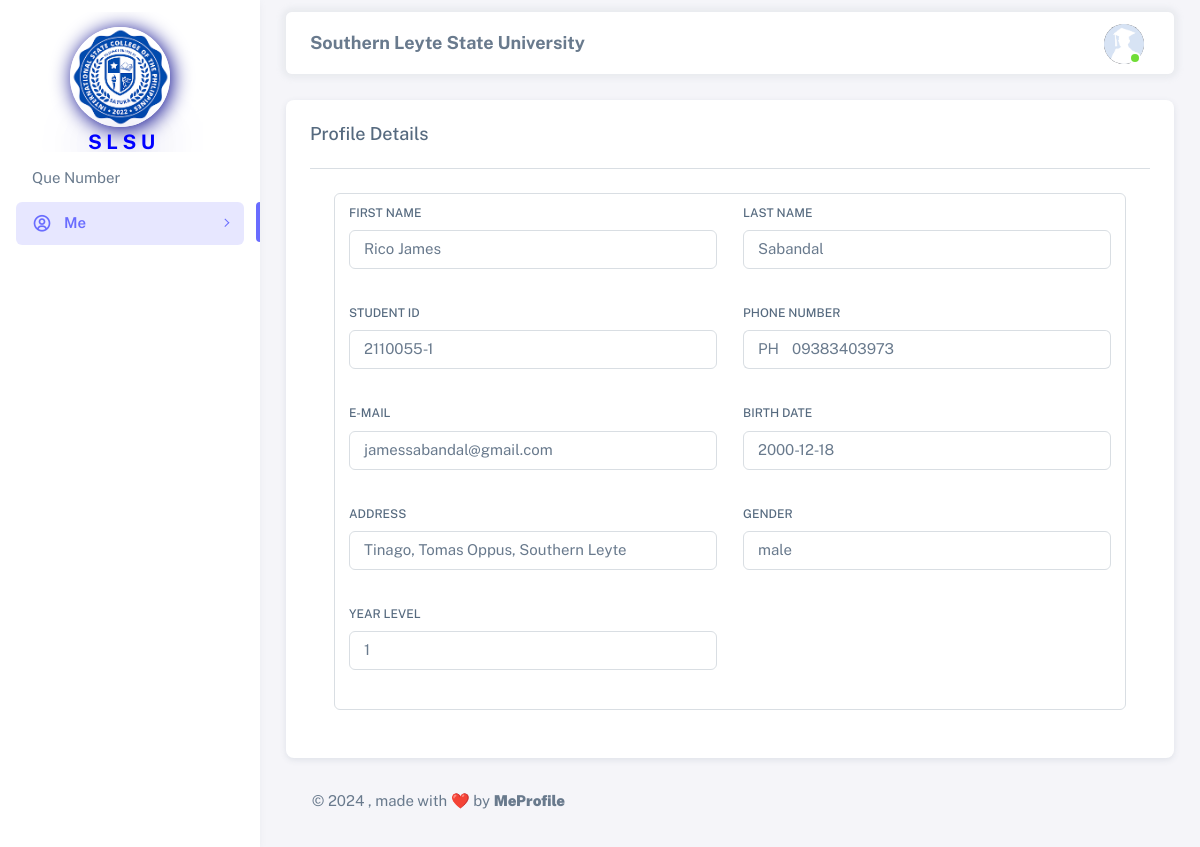
The app's page /html/student/student.php (signed in) with its own data.
### tables this page shows
CREATE TABLE `student_registration` (
  `student_id` int NOT NULL,
  `id` varchar(255) DEFAULT NULL,
  `firstname` varchar(255) DEFAULT NULL,
  `lastname` varchar(255) DEFAULT NULL,
  `address` varchar(255) DEFAULT NULL,
  `gender` varchar(255) DEFAULT NULL,
  `email` varchar(255) DEFAULT NULL,
  `birthday` date DEFAULT NULL,
  `phone` varchar(15) DEFAULT NULL,
  `yearid` int DEFAULT NULL,
  `subid` int DEFAULT NULL
);

### html/student/student.php (the view, shortened to what this page needs)
<?php
    require_once('../config.php');
    $student = $_SESSION['Login'];
    $sql = "SELECT * FROM student_registration WHERE student_id = '$student'";
    if ($result = mysqli_query($conn, $sql)) {
        while ($row = mysqli_fetch_assoc($result)) {
?>
<!DOCTYPE html>
<html
  lang="en"
  class="light-style layout-menu-fixed"
  dir="ltr"
  data-theme="theme-default"
  data-assets-path="../../assets/"
  data-template="vertical-menu-template-free"
>
  <head>
    <link rel="stylesheet" href="../../assets/vendor/fonts/boxicons.css" />
    <link rel="stylesheet" href="../../assets/vendor/css/core.css" class="template-customizer-core-css" />
    <link rel="stylesheet" href="../../assets/vendor/css/theme-default.css" class="template-customizer-theme-css" />
    <link rel="stylesheet" href="../../assets/css/demo.css" />
    <link rel="stylesheet" href="../../assets/vendor/libs/perfect-scrollbar/perfect-scrollbar.css" />
  </head>
  <body>
    <div class="layout-wrapper layout-content-navbar">
      <div class="layout-container">
        <aside id="layout-menu" class="layout-menu menu-vertical menu bg-menu-theme">
                <div class="app-brand demo" style=" padding: 70px;">
                    <div class="logo">
                        <img style="border-radius: 500px; box-shadow: 2px 2px 20px #00008b; margin-top: 30px; margin-bottom: 5px;" src="../../assets/img/avatars/logo.png" width="100" height="100" alt="">
                        <b>
                            <p style="font-size: 20px; color: blue; text-shadow: 2px 2px 50px #00008b; padding-left: 18px;">S L S U</p>
                        </b>
                    </div>
                </div>
                <ul class="menu-inner py-1">
                    <li class="menu-item">
                        <a href="request_que.php" class="menu-link">
                            <div data-i18n="Without menu">Que Number</div>
                        </a>
                    </li>
                    <li class="menu-item active">
                        <a href="javascript:void(0);" class="menu-link menu-toggle">
                            <i class="menu-icon tf-icons bx bx-user-circle"></i>
                            <div data-i18n="Layouts">Me</div>
                        </a>
                    </li>
            </aside>
        <div class="layout-page">
          <nav
            class="layout-navbar container-xxl navbar navbar-expand-xl navbar-detached align-items-center bg-navbar-theme"
            id="layout-navbar"
          >
            <div class="navbar-nav-right d-flex align-items-center" id="navbar-collapse">
              <center>
                <p style="font-size: 18px; padding-top: 15px;"><b>Southern Leyte State University</b></p>
              </center>
              <ul class="navbar-nav flex-row align-items-center ms-auto">
                <li class="nav-item navbar-dropdown dropdown-user dropdown">
                  <a class="nav-link dropdown-toggle hide-arrow" href="javascript:void(0);" data-bs-toggle="dropdown">
                    <div class="avatar avatar-online">
                      <img src="../../assets/img/avatars/profile.png" alts class="w-px-40 h-auto rounded-circle" />
                    </div>
                  </a>
                </li>
              </ul>
            </div>
          </nav>
          <div class="content-wrapper">
            <div class="container-xxl flex-grow-1 container-p-y">
              <div class="row">
                <div class="col-md-12">
                  <div class="card mb-4">
                    <h5 class="card-header">Profile Details</h5>
                    <div class="card-body">
                    <hr class="my-0" />
                    <div class="card-body">
                      <form action="#" class="form-control" id="formAccountSettings" method="POST">
                        <div class="row">
                          <div class="mb-3 col-md-6">
                            <label for="firstName" class="form-label">First Name</label>
                            <p
                              class="form-control"
                              id="firstName"
                              autofocus
                            /><?php echo $row['firstname']; ?></p>
                          </div>
                          <div class="mb-3 col-md-6">
                            <label for="lastName" class="form-label">Last Name</label>
                            <p
                              class="form-control"
                              id="lastName"
                            /><?php echo $row['lastname']; ?></p>
                          </div>
                          <div class="mb-3 col-md-6">
                            <label for="id" class="form-label">Student ID</label>
                            <p
                              class="form-control"
                              id="id"
                            /><?php echo $row['id']; ?></p>
                          </div>
                          <div class="mb-3 col-md-6">
                            <label class="form-label" for="phoneNumber">Phone Number</label>
                            <div class="input-group input-group-merge">
                              <p class="input-group-text">PH</p>
                              <p
                                id="phoneNumber"
                                class="form-control"
                              /><?php echo $row['phone']; ?></p>
                            </div>
                          </div>
                          <div class="mb-3 col-md-6">
                            <label for="email" class="form-label">E-mail</label>
                            <p
                              class="form-control"
                              id="email"
                            /><?php echo $row['email']; ?></p>
                          </div>
                          <div class="mb-3 col-md-6">
                            <label for="organization" class="form-label">Birth Date</label>
                            <p
                              class="form-control"
                              id="organization"
                            /><?php echo $row['birthday']; ?></p>
                          </div>
                          <div class="mb-3 col-md-6">
                            <label for="address" class="form-label">Address</label>
                            <p
                            class="form-control"
                            id="address"
                            /><?php echo $row['address']; ?></p>
                          </div>
                          <div class="mb-3 col-md-6">
                            <label for="gender" class="form-label">Gender</label>
                            <p
                            class="form-control"
                            id="gender"
                            /><?php echo $row['gender']; ?></p>
                          </div>
                          <div class="mb-3 col-md-6">
                            <label for="year" class="form-label">Year Level</label>
                            <p
                            class="form-control"
                            id="year"
                            /><?php echo $row['yearid']; ?></p>
                          </div>
                      </form>
                    </div>
                  </div>
                </div>
              </div>
            </div>
            <footer class="content-footer footer bg-footer-theme">
              <div class="container-xxl d-flex flex-wrap justify-content-between py-2 flex-md-row flex-column">
                <div class="mb-2 mb-md-0">
                  ©
                  , made with ❤️ by
                  <a href="https://www.facebook.com/james.jeager.3" target="_blank" class="footer-link fw-bolder">MeProfile</a>
                </div>
              </div>
            </footer>
          </div>
        </div>
      </div>
    </div>
  </body>
</html>
<?php
    }
}
?>

### assets/css/demo.css (style rules this page uses)
.menu .app-brand.demo { height: 64px; margin-top: 12px; }

### records on screen
student_registration: firstname "Rico James", lastname "Sabandal", id "2110055-1", phone "09383403973", email "jamessabandal@gmail.com", birthday "2000-12-18", address "Tinago, Tomas Oppus, Southern Leyte", gender "male", yearid "1"
